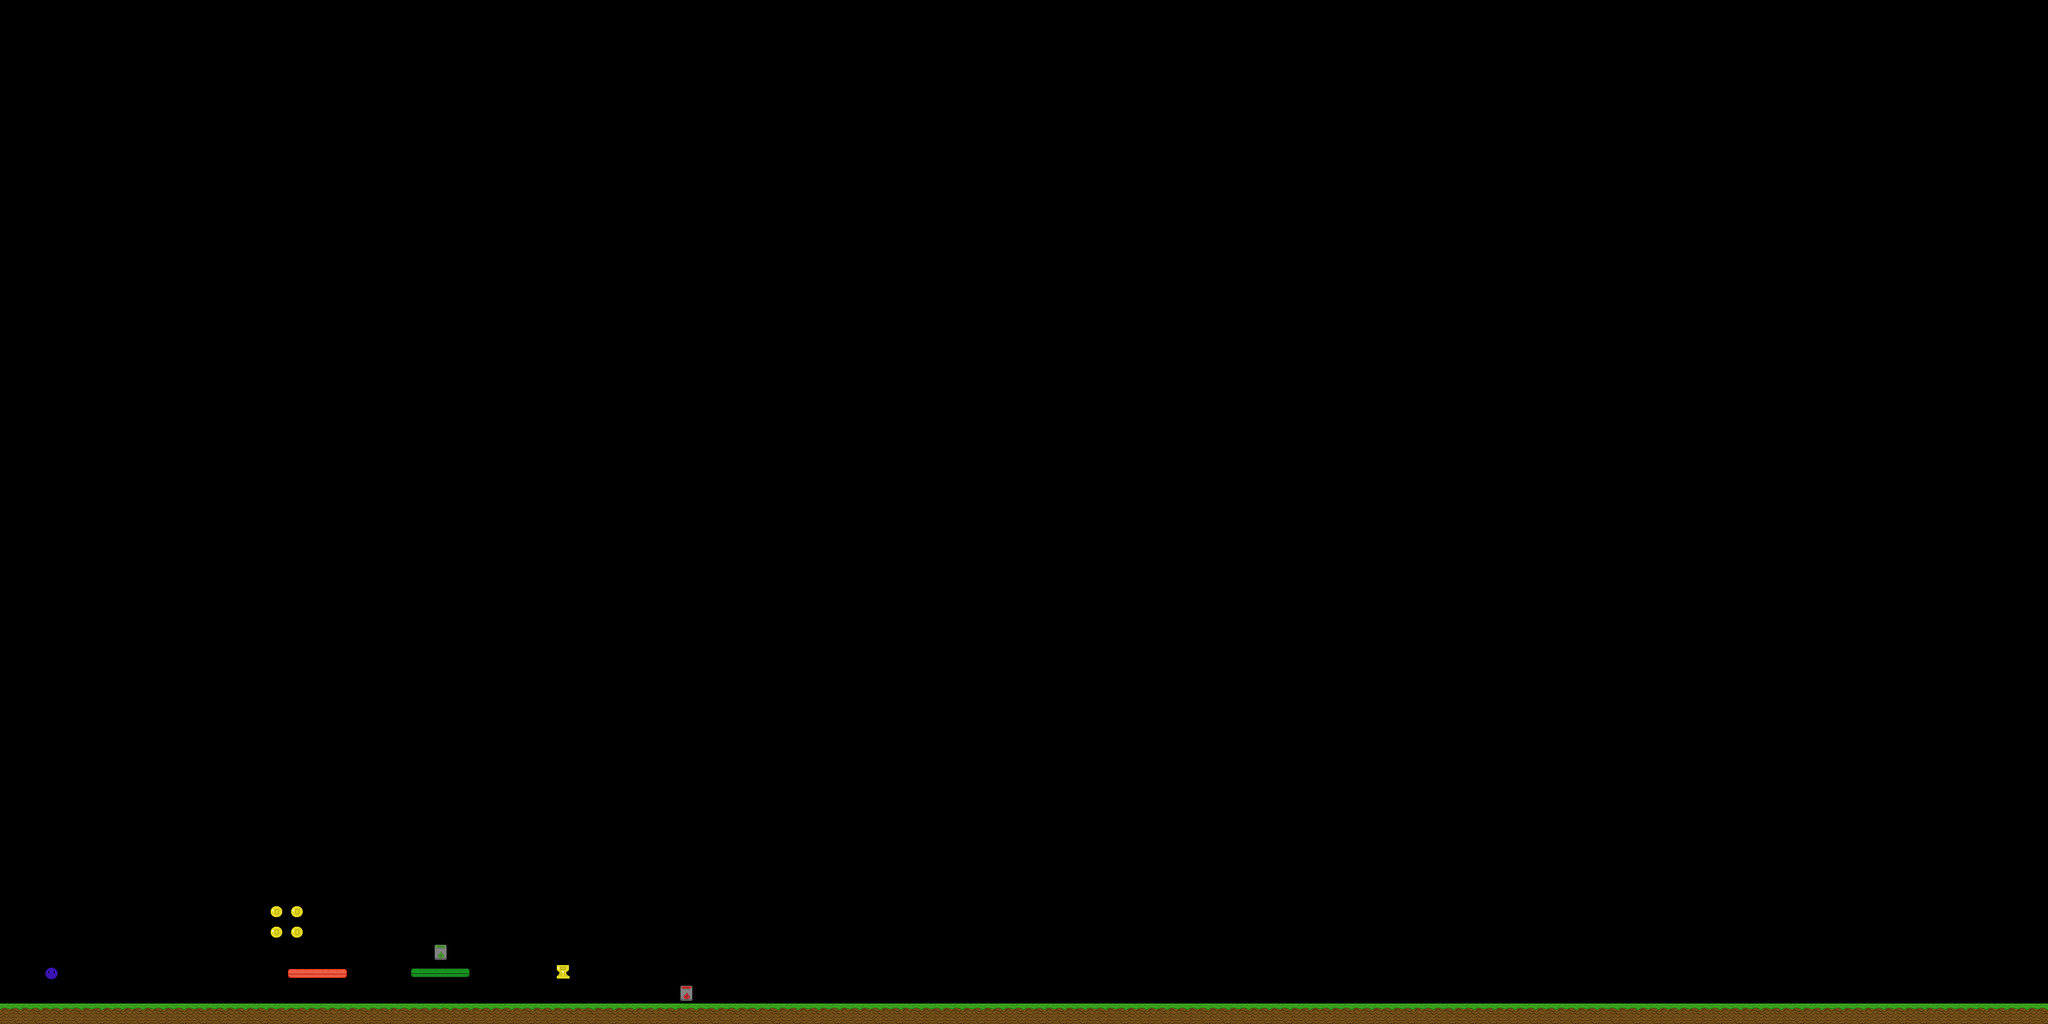

Tiled map render using the project's own tile images. Description and the map definition, with tile-layer contents summarised, below:
An orthogonal 100x50 tile map with 32x32 px tiles, 1 tile layer (Level) and 1 object (MOVING_PLATFORM_GREEN).

<map version="1.2" tiledversion="1.3.1" orientation="orthogonal" renderorder="right-down" compressionlevel="0" width="100" height="50" tilewidth="32" tileheight="32" infinite="0" nextlayerid="4" nextobjectid="9">
 <editorsettings>
  <export target="../../dev/jelloshot/core/assets/levels/sandbox.tmx" format="tmx" />
 </editorsettings>
 <tileset firstgid="1" source="atlas.tsx" />
 <layer id="1" name="Level" width="100" height="50">
  <data>[5000 cells, 114 non-empty, 12 distinct tile ids]</data>
 </layer>
 <objectgroup id="3" name="Level_Objects">
  <object id="7" type="MOVING_PLATFORM_GREEN" x="320" y="1504">
   <polyline points="0,0 0,-96" />
  </object>
 </objectgroup>
</map>
